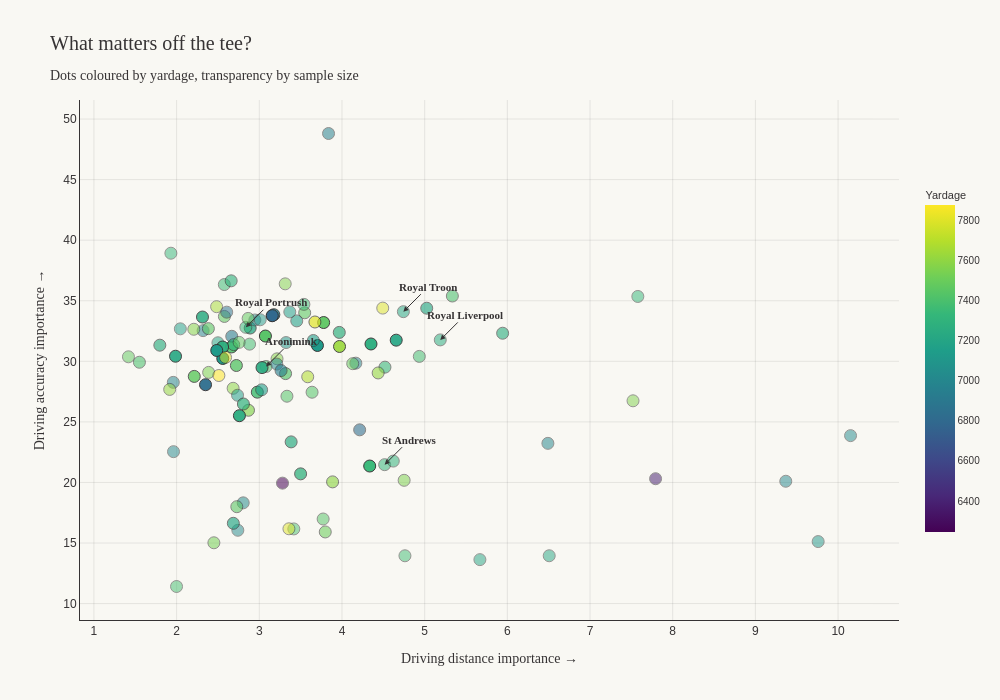

Notebook code for this chart:
### Code cell
import plotly.express as px
import plotly.graph_objects as go
import pandas as pd

# Build plot_df (same as before)
rows = []
for course, data in meta.items():
    shap = data.get("shap_profile") or {}
    if not shap:
        continue
    rows.append({
        "course_name": course,
        "course_type": data.get("course_type"),
        "country": data.get("country"),
        "yardage": data.get("yardage"),
        "designer": data.get("designer"),
        "n_events": shap.get("n_events"),
        "n_player_events": shap.get("n_player_events"),
        **{f"{f}_shap": shap.get(f"{f}_shap") for f in PLAYER_FEATURES},
    })

plot_df = pd.DataFrame(rows)
plot_df = plot_df.dropna(subset=["driving_dist_shap", "driving_acc_shap", "yardage"])

# Brand
INK = "#363334"
PAPER = "#f9f8f3"

# Compute opacity from n_player_events (0.3 to 1.0)
max_events = plot_df["n_player_events"].max()
min_events = plot_df["n_player_events"].min()
plot_df["opacity"] = 0.5 + 0.5 *  (
    (plot_df["n_player_events"] - min_events) / (max_events - min_events)
)

# Chart 1: driving distance vs accuracy
fig = go.Figure()

fig.add_trace(go.Scatter(
    x=plot_df["driving_dist_shap"],
    y=plot_df["driving_acc_shap"],
    mode="markers",
    marker=dict(
        size=12,
        color=plot_df["yardage"],
        colorscale="Viridis",  
        showscale=True,
        colorbar=dict(
            title=dict(text="Yardage", font=dict(family="Archivo, sans-serif", size=11)),
            tickfont=dict(family="Archivo, sans-serif", size=10),
            outlinewidth=0,
            len=0.7,
        ),
        opacity=plot_df["opacity"],
        line=dict(color=INK, width=1),
    ),
    text=plot_df["course_name"],
    customdata=plot_df[["course_type", "country", "yardage", "designer", "n_events"]].values,
    hovertemplate=(
        "<b>%{text}</b><br>" +
        "%{customdata[0]} · %{customdata[1]}<br>" +
        "%{customdata[2]} yds · %{customdata[3]}<br>" +
        "%{customdata[4]} events<br>" +
        "Dist importance: %{x:.3f}<br>" +
        "Acc importance: %{y:.3f}" +
        "<extra></extra>"
    ),
))

fig.update_layout(
    title=dict(
        text="What matters off the tee?<br><sub>Dots coloured by yardage, transparency by sample size</sub>",
        font=dict(family="Fraunces, serif", size=20, color=INK),
    ),
    xaxis=dict(
        title=dict(text="Driving distance importance →", font=dict(family="Fraunces, serif", size=14)),
        gridcolor="rgba(54, 51, 52, 0.1)",
        showline=True, linecolor=INK,
        zeroline=False,
    ),
    yaxis=dict(
        title=dict(text="Driving accuracy importance →", font=dict(family="Fraunces, serif", size=14)),
        gridcolor="rgba(54, 51, 52, 0.1)",
        showline=True, linecolor=INK,
        zeroline=False,
    ),
    plot_bgcolor=PAPER,
    paper_bgcolor=PAPER,
    font=dict(family="Archivo, sans-serif", color=INK, size=12),
    width=1000,
    height=700,
    margin=dict(l=80, r=60, t=100, b=80),
)


opens_to_highlight = [
    "Old Course at St Andrews",
    "Royal Liverpool",
    "Royal Troon",
    "Royal Portrush Golf Club",
    "Aronimink Golf Club",
    "Plantation Course"
]
highlight_df = plot_df[plot_df["course_name"].isin(opens_to_highlight)]

# Add annotation arrows
for _, row in highlight_df.iterrows():
    short_name = row["course_name"].replace("Old Course at ", "").replace(" Golf Club", "")
    fig.add_annotation(
        x=row["driving_dist_shap"],
        y=row["driving_acc_shap"],
        text=f"<b>{short_name}</b>",
        showarrow=True,
        arrowhead=2,
        arrowcolor=INK,
        arrowsize=1,
        arrowwidth=1,
        ax=25, ay=-25,
        font=dict(family="Fraunces, serif", size=11, color=INK),
    )

fig.show()

### Figure 1 — Plotly figure (JSON) as saved in the notebook; plotly's stock layout.template omitted (floating-point values rounded to 4 significant figures; data arrays with more than 128 entries replaced by an {"elided": "..."} marker saying what was removed)
{"data": [{"customdata": {"elided": "113x5 mixed values"}, "hovertemplate": "<b>%{text}</b><br>%{customdata[0]} · %{customdata[1]}<br>%{customdata[2]} yds · %{customdata[3]}<br>%{customdata[4]} events<br>Dist importance: %{x:.3f}<br>Acc importance: %{y:.3f}<extra></extra>", "marker": {"color": [7011.0, 7400.0, 7394.0, 7565.0, 7575.0, 7409.0, 7547.0, 7468.0, 7500.0, 7104.0, 7559.0, 6974.0, 7267.0, 7209.0, 7209.0, 7685.0, 7569.0, 7233.0, 7461.0, 7159.0, 7370.0, 7450.0, 7099.0, 7455.0, 7024.0, 7400.0, 7425.0, 7273.0, 6998.0, 7425.0, 6928.0, 7213.0, 6246.0, 7007.0, 7340.0, 7433.0, 7381.0, 7328.0, 7328.0, 7203.0, 7331.0, 7400.0, 7800.0, 7657.0, 7292.0, 7552.0, 7221.0, 7360.0, 6970.0, 7372.0, 7876.0, 7305.0, 7355.0, 7123.0, 6828.0, 7300.0, 7588.0, 6865.0, 7596.0, 7626.0, 7149.0, 7190.0, 6950.0, 7000.0, 7425.0, 7000.0, 7252.0, 7337.0, 7208.0, 6945.0, 7117.0, 7300.0, 7560.0, 7025.0, 6793.0, 7481.0, 6960.0, 7025.0, 7261.0, 7438.0, 7258.0, 7166.0, 7154.0, 7139.0, 6841.0, 7435.0, 7271.0, 7261.0, 7244.0, 7243.0, 7151.0, 7468.0, 7215.0, 7054.0, 7474.0, 7373.0, 7368.0, 7530.0, 7287.0, 7119.0, 7237.0, 7457.0, 7804.0, 7450.0, 7608.0, 7793.0, 6392.0, 7609.0, 7200.0, 7125.0, 7790.0, 7334.0, 7477.0], "colorbar": {"len": 0.7, "outlinewidth": 0, "tickfont": {"family": "Archivo, sans-serif", "size": 10}, "title": {"font": {"family": "Archivo, sans-serif", "size": 11}, "text": "Yardage"}}, "colorscale": [[0, "#440154"], [0.1111, "#482878"], [0.2222, "#3e4989"], [0.3333, "#31688e"], [0.4444, "#26828e"], [0.5556, "#1f9e89"], [0.6667, "#35b779"], [0.7778, "#6ece58"], [0.8889, "#b5de2b"], [1, "#fde725"]], "line": {"color": "#363334", "width": 1}, "opacity": [0.5114, 0.5, 0.5553, 0.6489, 0.5347, 0.8765, 0.5347, 0.5703, 0.5664, 0.5042, 0.503, 0.5233, 0.6068, 0.6331, 0.756, 0.558, 0.5236, 0.5293, 0.9393, 0.5087, 0.8143, 0.6038, 0.5347, 0.5858, 0.5042, 0.5727, 0.6603, 0.6734, 0.5239, 0.5467, 0.5813, 0.9184, 0.5374, 0.5347, 0.9674, 0.5203, 0.5042, 0.6525, 0.581, 0.5042, 0.506, 0.5607, 0.5042, 0.5087, 0.7356, 0.5269, 0.9031, 0.5347, 0.5347, 0.5347, 0.5344, 0.5347, 0.5236, 0.9961, 0.5822, 0.6172, 0.5347, 0.5236, 0.6184, 0.9022, 0.6059, 0.5236, 0.8917, 0.5212, 0.5401, 0.5042, 0.5347, 0.5347, 0.5347, 0.6199, 1.0, 0.5374, 0.5114, 0.5111, 0.9722, 0.5347, 0.5359, 0.5344, 0.6403, 0.7653, 0.9528, 0.5813, 0.5347, 0.6056, 0.9495, 0.9701, 0.9569, 0.9587, 0.8346, 0.9103, 0.5344, 0.8134, 0.5042, 0.5051, 0.5096, 0.5347, 0.5042, 0.5347, 0.6902, 0.5096, 0.6752, 0.5114, 0.6914, 0.581, 0.5834, 0.5051, 0.5203, 0.5347, 0.6531, 0.9973, 0.5347, 0.5084, 0.5311], "showscale": true, "size": 12}, "mode": "markers", "text": ["ACCORDIA GOLF Narashino Country Club", "Albany Golf Club", "Aronimink Golf Club", "Augusta National Golf Club", "Baltusrol Golf Club", "Bay Hill Club & Lodge", "Bellerive Country Club", "Bethpage Black", "Black Desert Resort", "Bolingbrook Golf Club", "Castle Pines Golf Club", "Caves Valley Golf Club", "Club de Golf Chapultepec", "Colonial CC", "Colonial Country Club", "Congaree Golf Club", "Congressional CC (Blue)", "Conway Farms GC", "Country Club of Jackson", "Crooked Stick Golf Club", "Detroit Golf Club", "Dunes Golf and Beach Club", "Eagle Point Golf Club", "East Lake Golf Club", "El Camaleon Golf Club", "Firestone CC (South)", "GC of Houston", "Glen Abbey Golf Club", "Glen Oaks Club", "Golf Club of Houston", "Hamilton Golf & Country Club", "Harbour Town Golf Links", "Hong Kong Golf Club", "Hurstbourne Country Club", "Innisbrook Resort (Copperhead)", "JCB Golf and Country Club", "Jack Nicklaus Golf Course", "Keene Trace Golf Club", "Keene Trace Golf Club (Champions Course)", "Las Vegas Country Club", "Le Golf National", "Liberty National Golf Club", "Maridoe Golf Club", "Medinah Country Club", "Memorial Park Golf Course", "Montreux Golf & Country Club", "Muirfield Village Golf Club", "Oak Hill Country Club", "Oakdale Golf & Country Club", "Oakmont Country Club", "Ocean Course at Kiawah Island", "Old Course at St Andrews", "Olympia Fields Country Club (North)", "PGA National (Champion)", "Pebble Beach Golf Links", "Pete Dye Stadium Course", "Pinehurst Resort & Country Club (Course No. 2)", "Plainfield Country Club", "Plantation Course at Kapalua", "Quail Hollow Club", "RTJ Trail (Grand National)", "Ridgewood CC", "Riviera Country Club", "Riyadh Golf Club", "Robert Trent Jones Golf Club", "Royal Greens Golf & Country Club", "Royal Liverpool", "Royal Portrush Golf Club", "Royal Troon", "Sea Island Golf Club (Seaside Course)", "Sedgefield Country Club", "Sentosa Golf Club", "Shadow Creek Golf Course", "Sherwood Country Club", "Silverado Resort (North)", "Southern Hills Country Club", "Spyglass Hill Golf Course", "St. George's G&CC", "TPC Boston", "TPC Craig Ranch", "TPC Deere Run", "TPC Four Seasons Resort", "TPC Harding Park", "TPC Potomac at Avenel Farm", "TPC River Highlands", "TPC San Antonio (Oaks)", "TPC Sawgrass", "TPC Scottsdale", "TPC Southwind", "TPC Summerlin", "TPC Toronto at Osprey Valley (North Course)", "TPC Twin Cities", "The Club at Chatham Hills", "The Club at Steyn City", "The Concession Golf Club", "The Country Club", "The Grove", "The Los Angeles Country Club (North Course)", "The Old White TPC", "The Philadelphia Cricket Club (Wissahickon Course)", "The Renaissance Club", "The Summit Club", "Torrey Pines Golf Course (South Course)", "Trinity Forest Golf Club", "Trump National Doral", "Trump National Washington", "Valderrama Golf Club", "Valhalla Golf Club", "Vidanta Vallarta", "Waialae Country Club", "Whistling Straits", "Wilmington Country Club", "Winged Foot GC"], "type": "scatter", "x": [1.962, 3.417, 3.082, 2.869, 3.214, 2.664, 2.387, 2.578, 3.798, 9.759, 7.52, 2.32, 5.943, 5.025, 2.89, 3.586, 2.208, 3.154, 3.778, 2.045, 2.976, 2.384, 3.324, 3.549, 10.15, 5.335, 3.318, 3.967, 1.96, 3.638, 2.667, 4.656, 3.281, 3.212, 4.335, 3.772, 1.999, 2.691, 4.52, 5.668, 1.931, 1.55, 3.358, 2.484, 3.5, 4.752, 1.987, 2.577, 4.168, 2.882, 2.511, 4.516, 3.539, 3.703, 4.214, 2.66, 2.683, 2.606, 3.886, 3.97, 3.028, 2.5, 3.176, 6.49, 3.334, 9.367, 5.189, 2.837, 4.742, 3.263, 2.558, 4.62, 3.313, 2.74, 3.157, 4.13, 3.837, 2.805, 1.797, 2.723, 2.76, 3.453, 3.369, 3.654, 2.35, 3.074, 2.556, 4.351, 2.313, 3.033, 2.737, 2.213, 6.506, 2.946, 1.417, 4.935, 4.761, 2.451, 2.808, 3.011, 3.385, 2.756, 3.673, 2.728, 4.438, 4.493, 7.793, 1.916, 2.686, 2.486, 2.592, 7.578, 2.865], "y": [22.54, 16.16, 29.57, 25.96, 30.21, 31.19, 29.09, 33.7, 15.91, 15.12, 26.74, 32.53, 32.32, 34.38, 32.75, 28.72, 32.65, 33.76, 33.2, 32.68, 27.45, 32.7, 31.55, 34.01, 23.87, 35.39, 28.99, 32.39, 28.26, 27.45, 32.07, 31.75, 19.94, 29.77, 21.36, 16.98, 11.41, 31.38, 29.52, 13.63, 38.92, 29.92, 16.17, 34.51, 20.71, 20.18, 30.42, 36.34, 29.85, 31.42, 28.83, 21.47, 34.7, 31.31, 24.34, 36.64, 27.77, 34.06, 20.05, 31.23, 27.65, 31.53, 33.85, 23.23, 27.12, 20.1, 31.77, 32.81, 34.1, 29.24, 30.24, 21.76, 36.4, 16.05, 33.77, 29.8, 48.81, 18.32, 31.33, 29.66, 25.51, 33.34, 34.08, 31.72, 28.07, 32.09, 31.18, 31.43, 33.66, 29.48, 27.2, 28.76, 13.95, 33.41, 30.37, 30.41, 13.95, 15.02, 26.48, 33.43, 23.35, 31.56, 33.25, 18.0, 29.04, 34.39, 20.31, 27.68, 16.63, 30.9, 30.32, 35.35, 33.54]}], "layout": {"annotations": [{"arrowcolor": "#363334", "arrowhead": 2, "arrowsize": 1, "arrowwidth": 1, "ax": 25, "ay": -25, "font": {"color": "#363334", "family": "Fraunces, serif", "size": 11}, "showarrow": true, "text": "<b>Aronimink</b>", "x": 3.082, "y": 29.57}, {"arrowcolor": "#363334", "arrowhead": 2, "arrowsize": 1, "arrowwidth": 1, "ax": 25, "ay": -25, "font": {"color": "#363334", "family": "Fraunces, serif", "size": 11}, "showarrow": true, "text": "<b>St Andrews</b>", "x": 4.516, "y": 21.47}, {"arrowcolor": "#363334", "arrowhead": 2, "arrowsize": 1, "arrowwidth": 1, "ax": 25, "ay": -25, "font": {"color": "#363334", "family": "Fraunces, serif", "size": 11}, "showarrow": true, "text": "<b>Royal Liverpool</b>", "x": 5.189, "y": 31.77}, {"arrowcolor": "#363334", "arrowhead": 2, "arrowsize": 1, "arrowwidth": 1, "ax": 25, "ay": -25, "font": {"color": "#363334", "family": "Fraunces, serif", "size": 11}, "showarrow": true, "text": "<b>Royal Portrush</b>", "x": 2.837, "y": 32.81}, {"arrowcolor": "#363334", "arrowhead": 2, "arrowsize": 1, "arrowwidth": 1, "ax": 25, "ay": -25, "font": {"color": "#363334", "family": "Fraunces, serif", "size": 11}, "showarrow": true, "text": "<b>Royal Troon</b>", "x": 4.742, "y": 34.1}], "font": {"color": "#363334", "family": "Archivo, sans-serif", "size": 12}, "height": 700, "margin": {"b": 80, "l": 80, "r": 60, "t": 100}, "paper_bgcolor": "#f9f8f3", "plot_bgcolor": "#f9f8f3", "title": {"font": {"color": "#363334", "family": "Fraunces, serif", "size": 20}, "text": "What matters off the tee?<br><sub>Dots coloured by yardage, transparency by sample size</sub>"}, "width": 1000, "xaxis": {"gridcolor": "rgba(54, 51, 52, 0.1)", "linecolor": "#363334", "showline": true, "title": {"font": {"family": "Fraunces, serif", "size": 14}, "text": "Driving distance importance →"}, "zeroline": false}, "yaxis": {"gridcolor": "rgba(54, 51, 52, 0.1)", "linecolor": "#363334", "showline": true, "title": {"font": {"family": "Fraunces, serif", "size": 14}, "text": "Driving accuracy importance →"}, "zeroline": false}}}
